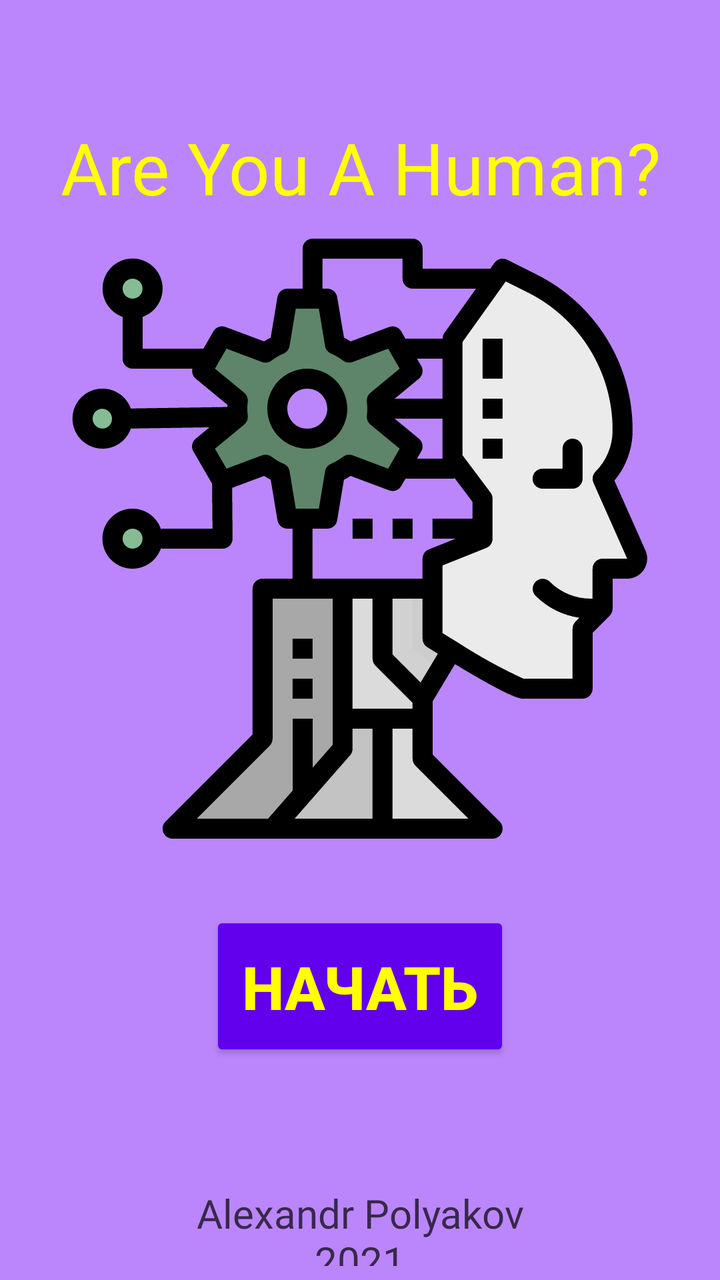
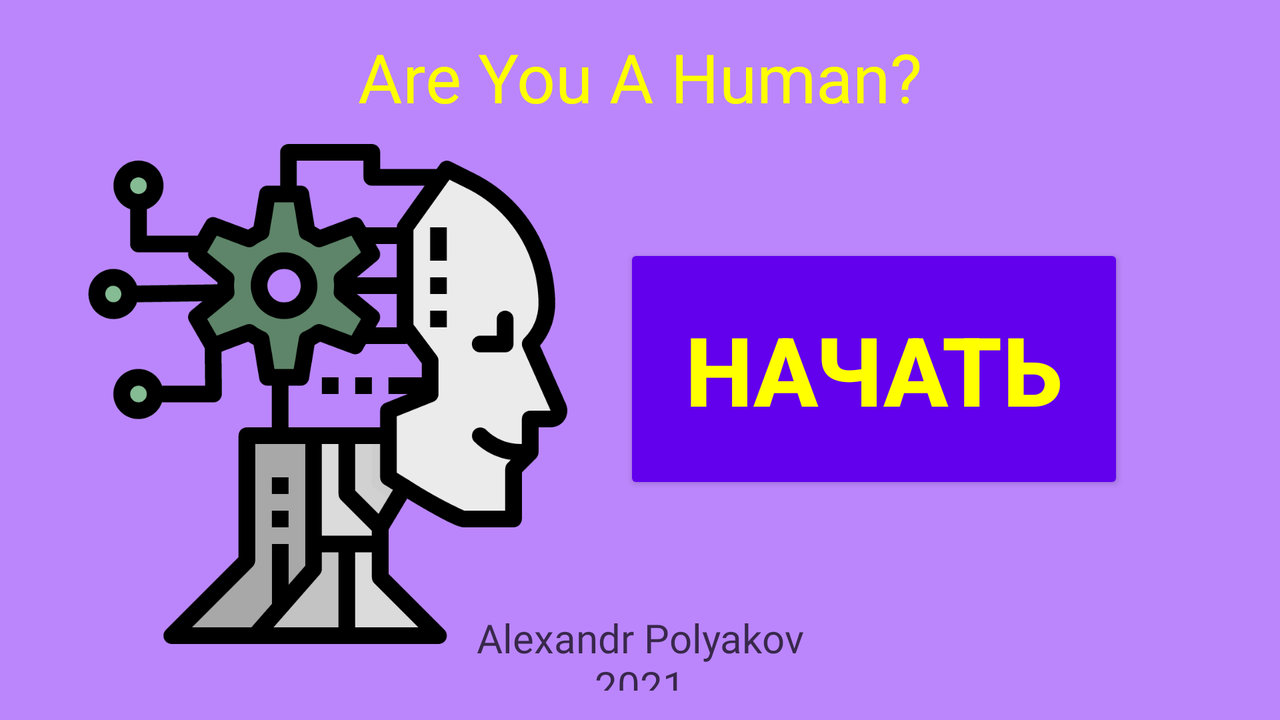

One screen, two layout resources from the same app: the default and the repository's alternative for another configuration. Each is rendered where Android would select it; the XML of both is given below.
<!-- AndroidManifest.xml: application theme Theme.AreYouAHuman -->
<!-- res/layout/activity_start.xml -->
<?xml version="1.0" encoding="utf-8"?>
<android.support.constraint.ConstraintLayout xmlns:android="http://schemas.android.com/apk/res/android"
    xmlns:app="http://schemas.android.com/apk/res-auto"
    xmlns:tools="http://schemas.android.com/tools"
    android:layout_width="match_parent"
    android:layout_height="match_parent"
    android:background="@color/purple_200"
    tools:context=".StartActivity">

    <ImageView
        android:id="@+id/imageStart"
        android:layout_width="match_parent"
        android:layout_height="300dp"
        app:layout_constraintBottom_toBottomOf="parent"
        app:layout_constraintEnd_toEndOf="parent"
        app:layout_constraintStart_toStartOf="parent"
        app:layout_constraintTop_toBottomOf="@+id/textName"
        app:layout_constraintVertical_bias="0.05"
        app:srcCompat="@drawable/ai__2_"
        android:contentDescription="@string/todo" />

    <TextView
        android:id="@+id/textName"
        android:layout_width="match_parent"
        android:layout_height="wrap_content"
        android:fontFamily="@font/audiowide"
        android:gravity="center_horizontal|center_vertical"
        android:text="@string/app_name_start"
        android:textColor="#FFFF00"
        android:textSize="36sp"
        app:layout_constraintBottom_toBottomOf="parent"
        app:layout_constraintEnd_toEndOf="parent"
        app:layout_constraintHorizontal_bias="0.5"
        app:layout_constraintStart_toStartOf="parent"
        app:layout_constraintTop_toTopOf="parent"
        app:layout_constraintVertical_bias="0.1" />

    <TextView
        android:id="@+id/textAuthor"
        android:layout_width="200dp"
        android:layout_height="40dp"
        android:fontFamily="@font/bangers"
        android:text="@string/author_start"
        android:textAlignment="center"
        android:textColor="#B3000000"
        android:textSize="20sp"
        app:layout_constraintBottom_toBottomOf="parent"
        app:layout_constraintEnd_toEndOf="parent"
        app:layout_constraintHorizontal_bias="0.5"
        app:layout_constraintStart_toStartOf="parent"
        app:layout_constraintTop_toBottomOf="@+id/btnStart"
        app:layout_constraintVertical_bias="0.9" />

    <Button
        android:id="@+id/btnStart"
        android:layout_width="150dp"
        android:layout_height="75dp"
        android:backgroundTint="@color/purple_500"
        android:text="@string/start_btn"
        android:textAllCaps="true"
        android:textColor="#FFFF00"
        android:textSize="30sp"
        android:textStyle="bold"
        app:layout_constraintBottom_toBottomOf="parent"
        app:layout_constraintEnd_toEndOf="parent"
        app:layout_constraintStart_toStartOf="parent"
        app:layout_constraintTop_toBottomOf="@+id/imageStart"
        app:layout_constraintVertical_bias="0.25" />
</android.support.constraint.ConstraintLayout>
<!-- resources referenced by this layout -->
<resources>
  <!-- drawable ai__2_: vector/xml drawable (drawable, 13472 chars, omitted) -->
  <string name="app_name_start">Are You A Human?</string>
  <string name="author_start">Alexandr Polyakov 2021</string>
  <string name="start_btn">начать</string>
  <string name="todo">TODO</string>
  <style name="Theme.AreYouAHuman" parent="Theme.AppCompat.Light.DarkActionBar">
          
          <item name="colorPrimary">@color/purple_500</item>
          <item name="colorPrimaryDark">@color/purple_700</item>
          <item name="colorAccent">@color/teal_200</item>
          
      </style>
</resources>
<!-- res/layout-land/activity_start.xml (the repository's variant of the layout above) -->
<!-- drawn on the phone turned sideways -->
<?xml version="1.0" encoding="utf-8"?>
<android.support.constraint.ConstraintLayout xmlns:android="http://schemas.android.com/apk/res/android"
    xmlns:app="http://schemas.android.com/apk/res-auto"
    xmlns:tools="http://schemas.android.com/tools"
    android:layout_width="match_parent"
    android:layout_height="match_parent"
    android:background="@color/purple_200"
    tools:context=".StartActivity">

    <ImageView
        android:id="@+id/imageStart"
        android:layout_width="250dp"
        android:layout_height="250dp"
        android:contentDescription="@string/todo"
        app:layout_constraintBottom_toBottomOf="parent"
        app:layout_constraintEnd_toEndOf="parent"
        app:layout_constraintHorizontal_bias="0.1"
        app:layout_constraintStart_toStartOf="parent"
        app:layout_constraintTop_toBottomOf="@+id/textName"
        app:layout_constraintVertical_bias="0.225"
        app:srcCompat="@drawable/ai__2_" />

    <TextView
        android:id="@+id/textName"
        android:layout_width="wrap_content"
        android:layout_height="wrap_content"
        android:fontFamily="@font/audiowide"
        android:text="@string/app_name_start"
        android:textColor="#FFFF00"
        android:textSize="34sp"
        app:layout_constraintBottom_toBottomOf="parent"
        app:layout_constraintEnd_toEndOf="parent"
        app:layout_constraintHorizontal_bias="0.5"
        app:layout_constraintStart_toStartOf="parent"
        app:layout_constraintTop_toTopOf="parent"
        app:layout_constraintVertical_bias="0.05" />

    <TextView
        android:id="@+id/textAuthor"
        android:layout_width="200dp"
        android:layout_height="40dp"
        android:fontFamily="@font/bangers"
        android:text="@string/author_start"
        android:textAlignment="center"
        android:textColor="#B3000000"
        android:textSize="20sp"
        app:layout_constraintBottom_toBottomOf="parent"
        app:layout_constraintEnd_toEndOf="parent"
        app:layout_constraintHorizontal_bias="0.5"
        app:layout_constraintStart_toStartOf="parent"
        app:layout_constraintTop_toBottomOf="@+id/btnStart"
        app:layout_constraintVertical_bias="0.8" />

    <Button
        android:id="@+id/btnStart"
        android:layout_width="250dp"
        android:layout_height="125dp"
        android:backgroundTint="@color/purple_500"
        android:text="@string/start_btn"
        android:textAllCaps="true"
        android:textColor="#FFFF00"
        android:textSize="48sp"
        android:textStyle="bold"
        app:layout_constraintBottom_toBottomOf="parent"
        app:layout_constraintEnd_toEndOf="parent"
        app:layout_constraintHorizontal_bias="0.8"
        app:layout_constraintStart_toStartOf="parent"
        app:layout_constraintTop_toBottomOf="@+id/textName"
        app:layout_constraintVertical_bias="0.35" />
</android.support.constraint.ConstraintLayout>
